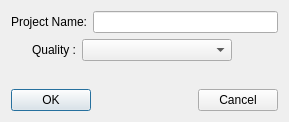
<?xml version="1.0" encoding="UTF-8"?>
<ui version="4.0">
 <class>NewProjectDialog</class>
 <widget class="QDialog" name="NewProjectDialog">
  <property name="geometry">
   <rect>
    <x>0</x>
    <y>0</y>
    <width>289</width>
    <height>122</height>
   </rect>
  </property>
  <property name="windowTitle">
   <string>Dialog</string>
  </property>
  <layout class="QGridLayout" name="gridLayout">
   <item row="0" column="0">
    <layout class="QVBoxLayout" name="verticalLayout">
     <item>
      <layout class="QHBoxLayout" name="horizontalLayout">
       <item>
        <widget class="QLabel" name="NewProjectLabel">
         <property name="text">
          <string>Project Name:</string>
         </property>
         <property name="alignment">
          <set>Qt::AlignRight|Qt::AlignTrailing|Qt::AlignVCenter</set>
         </property>
        </widget>
       </item>
       <item>
        <widget class="QLineEdit" name="ProjectName">
         <property name="text">
          <string/>
         </property>
        </widget>
       </item>
      </layout>
     </item>
     <item>
      <layout class="QHBoxLayout" name="qualityLayout">
       <item>
        <widget class="QLabel" name="label_4">
         <property name="sizePolicy">
          <sizepolicy hsizetype="Fixed" vsizetype="Preferred">
           <horstretch>0</horstretch>
           <verstretch>0</verstretch>
          </sizepolicy>
         </property>
         <property name="minimumSize">
          <size>
           <width>65</width>
           <height>22</height>
          </size>
         </property>
         <property name="maximumSize">
          <size>
           <width>65</width>
           <height>22</height>
          </size>
         </property>
         <property name="text">
          <string>Quality :</string>
         </property>
         <property name="alignment">
          <set>Qt::AlignRight|Qt::AlignTrailing|Qt::AlignVCenter</set>
         </property>
        </widget>
       </item>
       <item>
        <widget class="QComboBox" name="productQuality">
         <property name="sizePolicy">
          <sizepolicy hsizetype="Fixed" vsizetype="Fixed">
           <horstretch>0</horstretch>
           <verstretch>0</verstretch>
          </sizepolicy>
         </property>
         <property name="minimumSize">
          <size>
           <width>150</width>
           <height>22</height>
          </size>
         </property>
         <property name="maximumSize">
          <size>
           <width>150</width>
           <height>22</height>
          </size>
         </property>
         <item>
          <property name="text">
           <string/>
          </property>
         </item>
         <item>
          <property name="text">
           <string>Commercial</string>
          </property>
         </item>
         <item>
          <property name="text">
           <string>Industrial</string>
          </property>
         </item>
         <item>
          <property name="text">
           <string>Automotive</string>
          </property>
         </item>
         <item>
          <property name="text">
           <string>Medical</string>
          </property>
         </item>
         <item>
          <property name="text">
           <string>Military</string>
          </property>
         </item>
        </widget>
       </item>
       <item>
        <spacer name="horizontalSpacer_4">
         <property name="orientation">
          <enum>Qt::Horizontal</enum>
         </property>
         <property name="sizeHint" stdset="0">
          <size>
           <width>40</width>
           <height>20</height>
          </size>
         </property>
        </spacer>
       </item>
      </layout>
     </item>
     <item>
      <widget class="QLabel" name="Feedback">
       <property name="text">
        <string/>
       </property>
       <property name="alignment">
        <set>Qt::AlignCenter</set>
       </property>
      </widget>
     </item>
     <item>
      <layout class="QHBoxLayout" name="horizontalLayout_2">
       <item>
        <widget class="QPushButton" name="OKButton">
         <property name="text">
          <string>OK</string>
         </property>
        </widget>
       </item>
       <item>
        <spacer name="horizontalSpacer">
         <property name="orientation">
          <enum>Qt::Horizontal</enum>
         </property>
         <property name="sizeHint" stdset="0">
          <size>
           <width>40</width>
           <height>20</height>
          </size>
         </property>
        </spacer>
       </item>
       <item>
        <widget class="QPushButton" name="CancelButton">
         <property name="text">
          <string>Cancel</string>
         </property>
        </widget>
       </item>
      </layout>
     </item>
    </layout>
   </item>
  </layout>
 </widget>
 <resources/>
 <connections/>
</ui>
